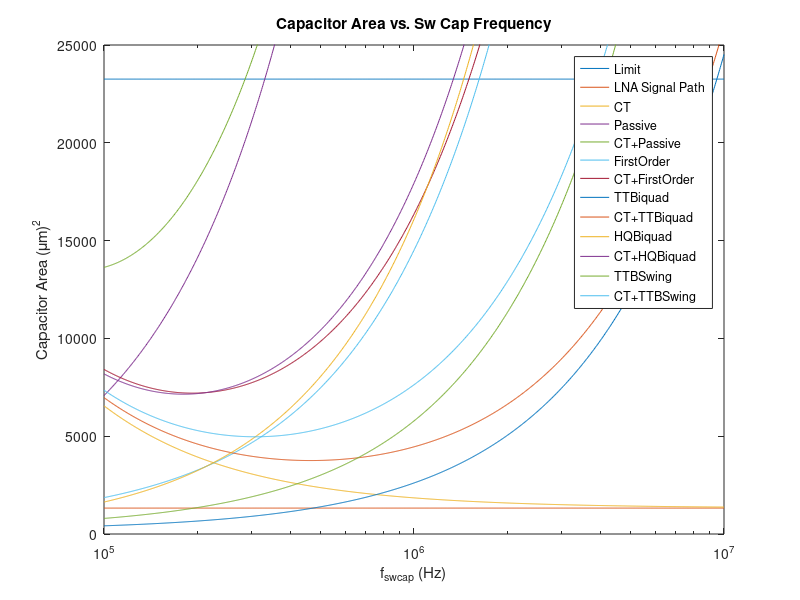
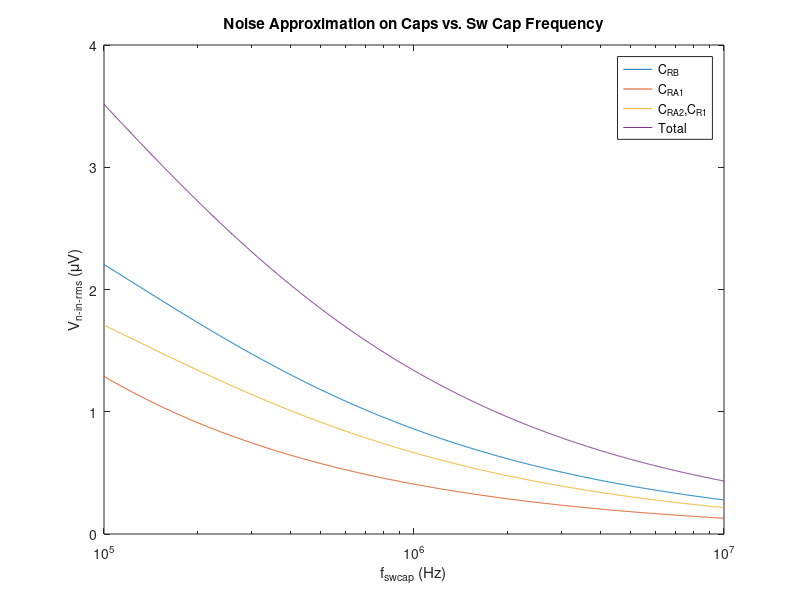
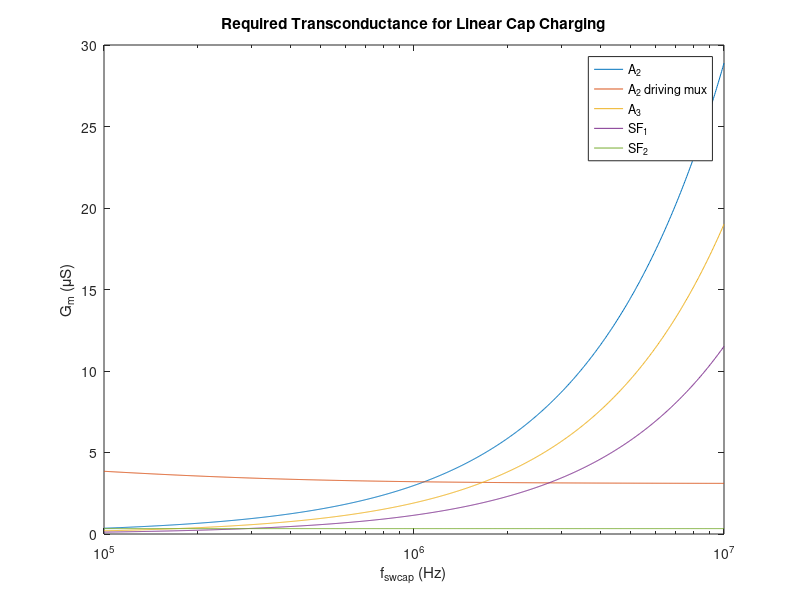
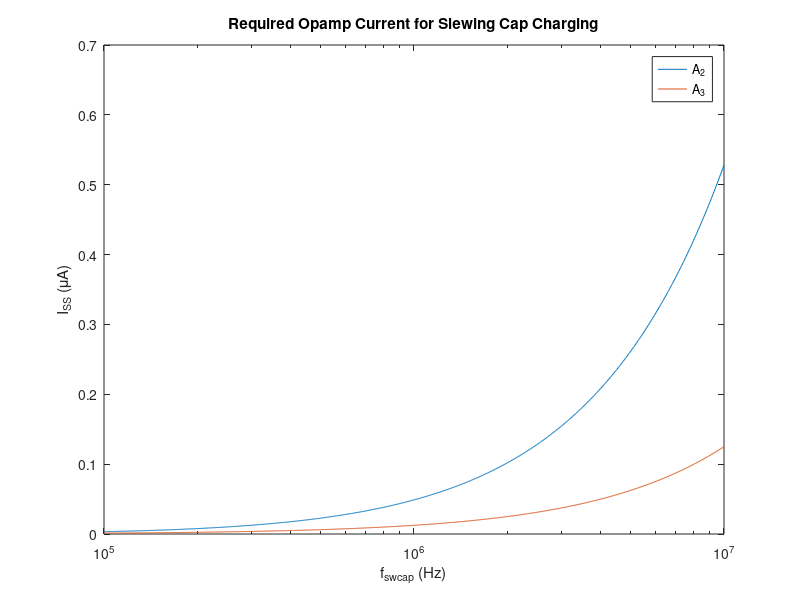

MATLAB code to generate these figures, in order: (Note: this script raises an error after producing the figures.)
% polymorph active swcap BPF calculations
% CRT
% 03/25/2020 - 07/22/2020

%% housekeeping
close all
clear all

%% design parameters

% basic
V_DD = 1.5;
gmid_WI = 25;

% info from pixel system-level design
C_in = 1e-12;

% number of sweep points
num_points = 1000;

% filter design
f_swcap = logspace(5,7,num_points)';
%f_swcap = 480e3;
f_HP_AP = 300;
f_LP_AP = 10e3;
% biquad filter params
omega_0 = 2*pi*sqrt(f_HP_AP .* f_LP_AP);
BW = 2*pi*(f_LP_AP - f_HP_AP);
Q = omega_0 ./ BW;

% mux freq
f_mux = 32 * 30e3;

% first stage gain
A_target = 100;
A_OL_target = 10000;
% first stage transconductance
Gm_actual = 230e-6;

% filter stage gain
A_f = 1;
% parasitic LPF gain (output of A3)
A_LP = 5/3;

% expected signal amplitudes
V_AP = 2e-3;
V_LFP = 3e-3;

% nonidealities
gain_error = 0.01;
% stopband is defined as the point where 20dB rolloff stops and
% the low-freq zero kicks in
stopband_edge = 5;

% settling accuracy and associated time constant
settle_acc = 0.001;
settling_TCs = -log(settle_acc);
% assumed compensation cap for OTAs
C_load = 100e-15;
% mux line wiring capacitance
C_mux = 20e-15;
% fraction of period available for settling
settling_frac = 0.4;

%% physical constants
k = 1.38e-23;
T = 273 + 37;

%% technology information
cap_per_area = 6.04e-15 / (2*2);    % [F/(um)^2]
cap_per_area_mos = 7.0e-15;
total_area = 152.5^2;
total_cap = total_area * cap_per_area;

area_limit_vec = total_area * ones(num_points, 1);

%% area contrib of first-stage CT filter capacitor and signal-path caps
area_sig = 2 .* C_in ./ cap_per_area;

figure
semilogx(f_swcap, area_limit_vec);
hold on
semilogx(f_swcap, area_sig * ones(num_points, 1));

f_LPCT = f_swcap ./ 10;
C_L = Gm_actual ./ (2*pi .* f_LPCT .* A_target);

area_CT = C_L ./ cap_per_area_mos + area_sig;

semilogx(f_swcap, area_CT);

%% design based on CT passive second-order BPF

% C_R2 will be the smallest
C_R2 = 10e-15;
R_2 = 1 ./ (f_swcap .* C_R2);
% R_1 must be much smaller in order to gain unity gain in passband
C_R1 = C_R2 .* 10;
R_1 = 1 ./ (f_swcap .* C_R1);
% corresponding caps
C_1 = 1 ./ (2*pi*f_HP_AP.*R_1);
C_2 = 1 ./ (2*pi*f_LP_AP.*R_2);

% for differential operation, need to double shunt R and half shunt C
C_passive = 2*C_1 + C_R1/2 + 2*C_R2 + C_2/2;

% area
area_passive = C_passive ./ cap_per_area;

% plots
semilogx(f_swcap, area_passive);
semilogx(f_swcap, area_passive+area_CT);

%% design based on CT first-order BPF (see Vol. 1 p. 185)

% swcap filter cap calculations
C_4 = 10e-15;
noise_inref = sqrt(k*T ./ C_4) ./ A_target;

C_2 = f_swcap .* C_4 ./ (2*pi*f_HP_AP);

C_1 = A_f .* C_2;

C_3 = (2*pi*f_LP_AP) .* C_1 ./ f_swcap;

C_firstorder = 2.*(C_1 + C_2 + C_3 + C_4);

% area
area_firstorder = C_firstorder ./ cap_per_area;

% plots
semilogx(f_swcap, area_firstorder);
semilogx(f_swcap, area_firstorder+area_CT);

%% design based on CT biquad - TT

% swcap filter cap calculations
C_RA = 10e-15;

R_A = 1 ./ (C_RA .* f_swcap);
C_A = 1 ./ (omega_0 .* R_A);

R_B = R_A .* Q;
C_RB = 1 ./ (R_B .* f_swcap);

R_1 = R_B ./ A_f;
C_R1 = 1 ./ (R_1 .* f_swcap);

C_biquad = 2.*(2.*(C_A + C_RA) + C_RB + C_R1);

% area
area_biquad = C_biquad ./ cap_per_area;

% plots
semilogx(f_swcap, area_biquad);
semilogx(f_swcap, area_biquad+area_CT);

%% design based on CT biquad - TT modified for high-Q

% swcap filter cap calculations
C_RAHQ = 10e-15;

R_AHQ = 1 ./ (C_RAHQ .* f_swcap);
C_AHQ = 1 ./ (omega_0 .* R_AHQ);

C_BHQ = C_AHQ ./ Q;

C_2HQ = A_f .* C_BHQ;

C_HQ = 2.*(2.*(C_AHQ + C_RAHQ) + C_BHQ + C_2HQ);

% area
area_HQ = C_HQ ./ cap_per_area;

% plots
semilogx(f_swcap, area_HQ);
semilogx(f_swcap, area_HQ+area_CT);

%% design based on CT biquad - TT with specified LPF gain

% ok to overwrite cap values if we end up using this topology

% 2 degrees of freedom: C_RA and C_RAP

% swcap filter cap calculations
C_RA = 40e-15;
R_A = 1 ./ (C_RA .* f_swcap);

R_1 = R_A ./ A_LP;
C_R1 = 1 ./ (R_1 .* f_swcap);

R_B = R_1 .* A_f;
C_RB = 1 ./ (R_B .* f_swcap);

C_A = 1./ (R_B .* BW);

C_RAP = 10e-15;
R_AP = 1 ./ (C_RAP .* f_swcap);

C_AP = 1 ./ (R_A .* R_AP .* C_A .* omega_0.^2);

C_biquad = 2.*(C_A + C_RA + C_AP + C_RAP + C_RB + C_R1);

% area
area_biquad = C_biquad ./ cap_per_area;

% plots
semilogx(f_swcap, area_biquad);
semilogx(f_swcap, area_biquad+area_CT);

%% plot settings
xlabel('f_{swcap} (Hz)');
ylabel('Capacitor Area (\mum)^2');
title('Capacitor Area vs. Sw Cap Frequency');
legend('Limit', 'LNA Signal Path', 'CT',...
    'Passive', 'CT+Passive',...
    'FirstOrder', 'CT+FirstOrder',...
    'TTBiquad', 'CT+TTBiquad',...
    'HQBiquad', 'CT+HQBiquad',...
    'TTBSwing', 'CT+TTBSwing');
axis([1e5, 1e7, 0, 25000]);

%% further analysis of TT topology

% noise contribution of switches at each capacitor
% noise in power!
% assume that this sampled noise will appear spread over the fs/2 BW
noise_C_RB = 2.*k.*T ./ (C_A + C_RB);
noise_C_RAP = 2.*k.*T .* C_RA ./ (C_AP .* C_RB);
noise_C_RA = 2.*k.*T .* C_RA ./ (C_RB .* (C_A + C_RB));

% total noise - assume neglig contrib at C_A,
% and assume C_R1 yields same contrib as C_RA
noise_total = noise_C_RB + noise_C_RAP + 2.*noise_C_RA;
noise_total_sqrt = sqrt(noise_total);

% plot as a function of fs
figure
semilogx(f_swcap, sqrt(noise_C_RB)*1e6/A_target);
hold on
semilogx(f_swcap, sqrt(noise_C_RAP)*1e6/A_target);
semilogx(f_swcap, sqrt(noise_C_RA)*1e6/A_target);
semilogx(f_swcap, noise_total_sqrt*1e6/A_target);
xlabel('f_{swcap} (Hz)');
ylabel('V_{n-in-rms} (\muV)');
title('Noise Approximation on Caps vs. Sw Cap Frequency');
legend('C_{RB}', 'C_{RA1}', 'C_{RA2},C_{R1}', 'Total');

%% Source Follower Required Specs

% first calculate settling time: 0.4 of clock period
settling_time = settling_frac ./ f_swcap;
% associated time constant required
time_const = settling_time / settling_TCs;

% calculate gm required for this time constant
gm_SF1_req = C_R1 ./ time_const;

% power calculation
I_SF1_req = 2 .* (gm_SF1_req / gmid_WI);

%% Mux Driver Required Specs (A2 or SF2)

% first calculate settling time: 0.4 of mux clock period
settling_time_mux = settling_frac ./ f_mux;
% associated time constant required
time_const_mux = settling_time_mux / settling_TCs;

% if we use A2 to drive the mux line directly
% calculate equivalent cap used in time constant formula
cap_eq_2_mux = ((C_load+C_mux) .* max(C_R1, C_RA) +...
    (C_load+C_mux) .* (C_RB + C_A) +...
    max(C_R1, C_RA) .* (C_RB + C_A)) ./ (C_RB + C_A);
% calculate required gm
Gm_2_req_mux = cap_eq_2_mux ./ time_const_mux;
I_2_req_mux = 2 .* (Gm_2_req_mux / gmid_WI);

% if we use a source follower
% calculate gm required for this time constant
gm_SF2_req = C_mux ./ time_const_mux;
% power calculation
I_SF2_req = 2 .* (gm_SF2_req / gmid_WI);

%% Opamp Required Specs

% gain specs
A_3_required = 1 ./ (R_AP .* C_AP .* 2 * pi * stopband_edge);
A_2_required = (1-gain_error).*(1 + A_f) ./ gain_error;

% swing specs
A2_swing = V_AP .* A_target .* A_f;
A3_swing = V_LFP .* A_target .* A_LP;

% settling specs
% required Gm for each amp
cap_eq_2 = (C_load .* max(C_R1, C_RA) + C_load .* (C_RB + C_A) +...
    max(C_R1, C_RA) .* (C_RB + C_A)) ./ (C_RB + C_A);
cap_eq_3 = (C_load .* C_RAP + C_load .* C_AP + C_RAP .* C_AP) ./ C_AP;
Gm_2_req = cap_eq_2 ./ time_const;
Gm_3_req = cap_eq_3 ./ time_const;

% power calculation from linear-charging assumption
I_2_req = 2 .* (Gm_2_req / gmid_WI);
I_3_req = 2 .* (Gm_3_req / gmid_WI);
P_swcap = V_DD .* (I_2_req + I_3_req + I_SF1_req);
P_swcap_A2mux = V_DD .* (I_2_req_mux + I_3_req + I_SF1_req);
P_swcap_SFmux = V_DD .* (I_2_req + I_3_req + I_SF1_req + I_SF2_req);

% now what if amp is slewing?
slew_cap_2 = 1 ./ (1./(C_RB + C_A) + 1./(C_R1 + C_RA));
slew_cap_3 = 1 ./ (1./(C_AP) + 1./(C_RAP));
% assume main signal at A2 output is AP
Iss_2_req = A2_swing ./ settling_time .* slew_cap_2;
% assume main signal at A3 output is LFP
Iss_3_req = A3_swing ./ settling_time .* slew_cap_3;

% another view of bandwidth requirements: GBW
gain_A2 = max(C_RA, C_R1) ./ (C_RB + C_A);
gain_A3 = C_RAP ./ C_AP;
% calculate required BW
BW_req = 1 ./ (time_const .* 2 .* pi);
% calculate required GBW
GBW_A2 = gain_A2 .* BW_req;
GBW_A3 = gain_A3 .* BW_req;

figure
semilogx(f_swcap, Gm_2_req*1e6);
hold on
semilogx(f_swcap, Gm_2_req_mux*1e6);
semilogx(f_swcap, Gm_3_req*1e6);
semilogx(f_swcap, gm_SF1_req*1e6);
semilogx(f_swcap, gm_SF2_req*1e6*ones(size(gm_SF1_req)));
xlabel('f_{swcap} (Hz)');
ylabel('G_m (\muS)');
title('Required Transconductance for Linear Cap Charging');
legend('A_2', 'A_2 driving mux', 'A_3', 'SF_1', 'SF_2');

figure
semilogx(f_swcap, Iss_2_req*1e6);
hold on
semilogx(f_swcap, Iss_3_req*1e6);
xlabel('f_{swcap} (Hz)');
ylabel('I_{SS} (\muA)');
title('Required Opamp Current for Slewing Cap Charging');
legend('A_2', 'A_3');

figure
semilogx(f_swcap, GBW_A2/1e3);
hold on
semilogx(f_swcap, GBW_A3/1e3);
xlabel('f_{swcap} (Hz)');
ylabel('GBW (kHz)');
title('Required GBW for Closed-Loop Integrator Gain');
legend('A_2', 'A_3');

figure
yyaxis left
semilogx(f_swcap, P_swcap*1e6);
hold on
semilogx(f_swcap, P_swcap_A2mux*1e6);
semilogx(f_swcap, P_swcap_SFmux*1e6);
ylabel('P (\muW)');
yyaxis right
semilogx(f_swcap, area_biquad+area_CT);
ylabel('A (\mum)^2');
xlabel('f_{swcap} (Hz)');
title('Tradeoff Between Power and Area');
legend('P: no mux', 'P: A2 drives mux', 'P: SF drives mux', 'A');

%% appendix: confirming biquad frequency response (ideal)

% uses TT design with specified LPF gain
f = logspace(1,6,1000)';
jomega = 1i * f .* 2 .* pi;
num = jomega .* BW;
den = jomega.^2 + jomega .* BW + omega_0.^2;
TF = num./den;
TF_dB = 20.*log10(abs(TF));

num_LP = omega_0.^2 .* A_LP;
TF_LP = num_LP ./ den;
TF_LP_dB = 20.*log10(abs(TF_LP));

figure
semilogx(f, TF_dB);
axis([1e1, 1e6, -60, 20]);
hold on
semilogx(f, TF_LP_dB);
xlabel('f (Hz)');
ylabel('|H(f)| (dB)');
title('Desired biquad frequency response');
legend('BPF Output', 'LPF Output');

%% appendix: validation of z-domain transfer function

% uses TT design with specified LPF gain

% need to use only one switched-cap frequency for this
f_swcap = 480e3;

% swcap filter cap calculations
C_RA = 40e-15;
R_A = 1 ./ (C_RA .* f_swcap);

R_1 = R_A ./ A_LP;
C_R1 = 1 ./ (R_1 .* f_swcap);

R_B = R_1 .* A_f;
C_RB = 1 ./ (R_B .* f_swcap);

C_A = 1./ (R_B .* BW);

C_RAP = 10e-15;
R_AP = 1 ./ (C_RAP .* f_swcap);

C_AP = 1 ./ (R_A .* R_AP .* C_A .* omega_0.^2);

% validation
f = logspace(-3,6,1000)';
jomega = 1i .* f .* 2 .* pi;
num = -jomega .* C_R1 .* f_swcap ./ C_A;
den = (jomega).^2 + jomega .* C_RB .* f_swcap ./ C_A +...
    C_RA .* C_RAP .* (f_swcap).^2 ./ C_A ./ C_AP;
TF = num./den;
TF_dB = 20.*log10(abs(TF));

num_LP = -C_R1 .* C_RAP .* (f_swcap).^2 ./ C_A ./ C_AP;
TF_LP = num_LP ./ den;
TF_LP_dB = 20.*log10(abs(TF_LP));

z = exp(jomega ./ f_swcap);
diff = 1 - z.^-1;

num = -C_R1 .* C_AP .* diff;
den = C_A.*C_AP .* (diff).^2 + C_RB .* C_AP .* diff + C_RA.*C_RAP .* z.^-1;
num_LP = -C_R1 .* C_RAP;

ZTF = num./den;
ZTF_dB = 20.*log10(abs(ZTF));

ZTF_LP = num_LP ./ den;
ZTF_LP_dB = 20.*log10(abs(ZTF_LP));

figure
semilogx(f, TF_dB);
axis([1e-3, f_swcap/2, -60, 20]);
hold on
semilogx(f, ZTF_dB);
semilogx(f, TF_LP_dB);
semilogx(f, ZTF_LP_dB);
xlabel('f (Hz)');
ylabel('|H(f)| (dB)');
legend('BPF CT approx', 'BPF Actual DT', 'LPF CT approx', 'LPF Actual DT');
title('Comparison between CT approx and Actual DT (z-domain)');